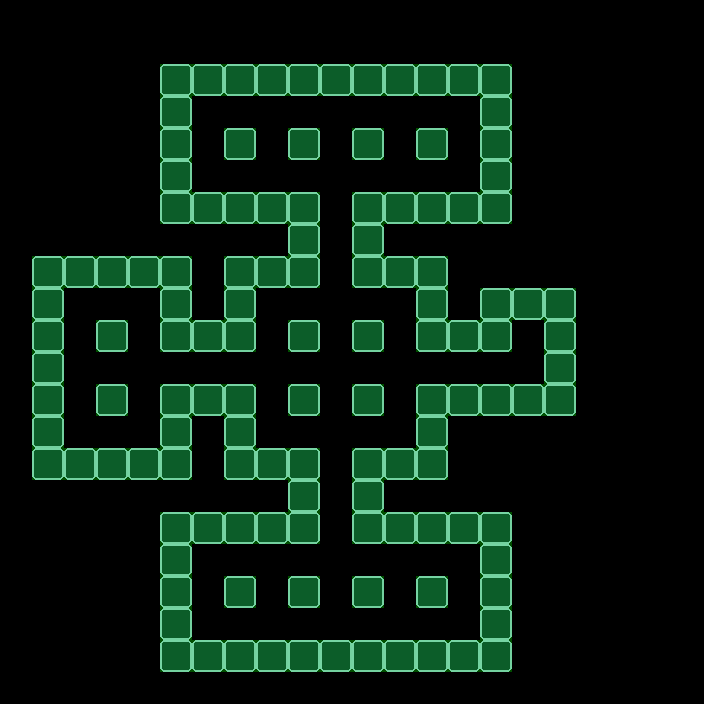

Below is a game level as drawn by its tile map, then a one-line description and the .tmx file that defines it, in full:
An orthogonal 22x22 tile map with 32x32 px tiles, 2 tile layers (Parede, Colisor), 2 tilesets.

<map version="1.2" tiledversion="1.2.2" orientation="orthogonal" renderorder="right-down" width="22" height="22" tilewidth="32" tileheight="32" infinite="0" nextlayerid="3" nextobjectid="1">
 <tileset firstgid="1" name="Tileset PNG.fw" tilewidth="32" tileheight="32" tilecount="144" columns="12">
  <image source="../../Images/Tileset/Tileset PNG.fw.png" width="384" height="384" />
 </tileset>
 <tileset firstgid="145" source="../ColisorImage.tsx" />
 <layer id="1" name="Parede" width="22" height="22">
  <data encoding="csv">
0,0,0,0,0,0,0,0,0,0,0,0,0,0,0,0,0,0,0,0,0,0,
0,0,0,0,0,0,0,0,0,0,0,0,0,0,0,0,0,0,0,0,0,0,
0,0,0,0,0,65,65,65,65,65,65,65,65,65,65,65,0,0,0,0,0,0,
0,0,0,0,0,65,0,0,0,0,0,0,0,0,0,65,0,0,0,0,0,0,
0,0,0,0,0,65,0,65,0,65,0,65,0,65,0,65,0,0,0,0,0,0,
0,0,0,0,0,65,0,0,0,0,0,0,0,0,0,65,0,0,0,0,0,0,
0,0,0,0,0,65,65,65,65,65,0,65,65,65,65,65,0,0,0,0,0,0,
0,0,0,0,0,0,0,0,0,65,0,65,0,0,0,0,0,0,0,0,0,0,
0,65,65,65,65,65,0,65,65,65,0,65,65,65,0,0,0,0,0,0,0,0,
0,65,0,0,0,65,0,65,0,0,0,0,0,65,0,65,65,65,0,0,0,0,
0,65,0,65,0,65,65,65,0,65,0,65,0,65,65,65,0,65,0,0,0,0,
0,65,0,0,0,0,0,0,0,0,0,0,0,0,0,0,0,65,0,0,0,0,
0,65,0,65,0,65,65,65,0,65,0,65,0,65,65,65,65,65,0,0,0,0,
0,65,0,0,0,65,0,65,0,0,0,0,0,65,0,0,0,0,0,0,0,0,
0,65,65,65,65,65,0,65,65,65,0,65,65,65,0,0,0,0,0,0,0,0,
0,0,0,0,0,0,0,0,0,65,0,65,0,0,0,0,0,0,0,0,0,0,
0,0,0,0,0,65,65,65,65,65,0,65,65,65,65,65,0,0,0,0,0,0,
0,0,0,0,0,65,0,0,0,0,0,0,0,0,0,65,0,0,0,0,0,0,
0,0,0,0,0,65,0,65,0,65,0,65,0,65,0,65,0,0,0,0,0,0,
0,0,0,0,0,65,0,0,0,0,0,0,0,0,0,65,0,0,0,0,0,0,
0,0,0,0,0,65,65,65,65,65,65,65,65,65,65,65,0,0,0,0,0,0,
0,0,0,0,0,0,0,0,0,0,0,0,0,0,0,0,0,0,0,0,0,0
</data>
 </layer>
 <layer id="2" name="Colisor" width="22" height="22" opacity="0.31">
  <data encoding="csv">
0,0,0,0,0,0,0,0,0,0,0,0,0,0,0,0,0,0,0,0,0,0,
0,0,0,0,0,0,0,0,0,0,0,0,0,0,0,0,0,0,0,0,0,0,
0,0,0,0,0,145,145,145,145,145,145,145,145,145,145,145,0,0,0,0,0,0,
0,0,0,0,0,145,0,0,0,0,0,0,0,0,0,145,0,0,0,0,0,0,
0,0,0,0,0,145,0,145,0,145,0,145,0,145,0,145,0,0,0,0,0,0,
0,0,0,0,0,145,0,0,0,0,0,0,0,0,0,145,0,0,0,0,0,0,
0,0,0,0,0,145,145,145,145,145,0,145,145,145,145,145,0,0,0,0,0,0,
0,0,0,0,0,0,0,0,0,145,0,145,0,0,0,0,0,0,0,0,0,0,
0,145,145,145,145,145,0,145,145,145,0,145,145,145,0,0,0,0,0,0,0,0,
0,145,0,0,0,145,0,145,0,0,0,0,0,145,0,145,145,145,0,0,0,0,
0,145,0,145,0,145,145,145,0,145,0,145,0,145,145,145,0,145,0,0,0,0,
0,145,0,0,0,0,0,0,0,0,0,0,0,0,0,0,0,145,0,0,0,0,
0,145,0,145,0,145,145,145,0,145,0,145,0,145,145,145,145,145,0,0,0,0,
0,145,0,0,0,145,0,145,0,0,0,0,0,145,0,0,0,0,0,0,0,0,
0,145,145,145,145,145,0,145,145,145,0,145,145,145,0,0,0,0,0,0,0,0,
0,0,0,0,0,0,0,0,0,145,0,145,0,0,0,0,0,0,0,0,0,0,
0,0,0,0,0,145,145,145,145,145,0,145,145,145,145,145,0,0,0,0,0,0,
0,0,0,0,0,145,0,0,0,0,0,0,0,0,0,145,0,0,0,0,0,0,
0,0,0,0,0,145,0,145,0,145,0,145,0,145,0,145,0,0,0,0,0,0,
0,0,0,0,0,145,0,0,0,0,0,0,0,0,0,145,0,0,0,0,0,0,
0,0,0,0,0,145,145,145,145,145,145,145,145,145,145,145,0,0,0,0,0,0,
0,0,0,0,0,0,0,0,0,0,0,0,0,0,0,0,0,0,0,0,0,0
</data>
 </layer>
</map>
